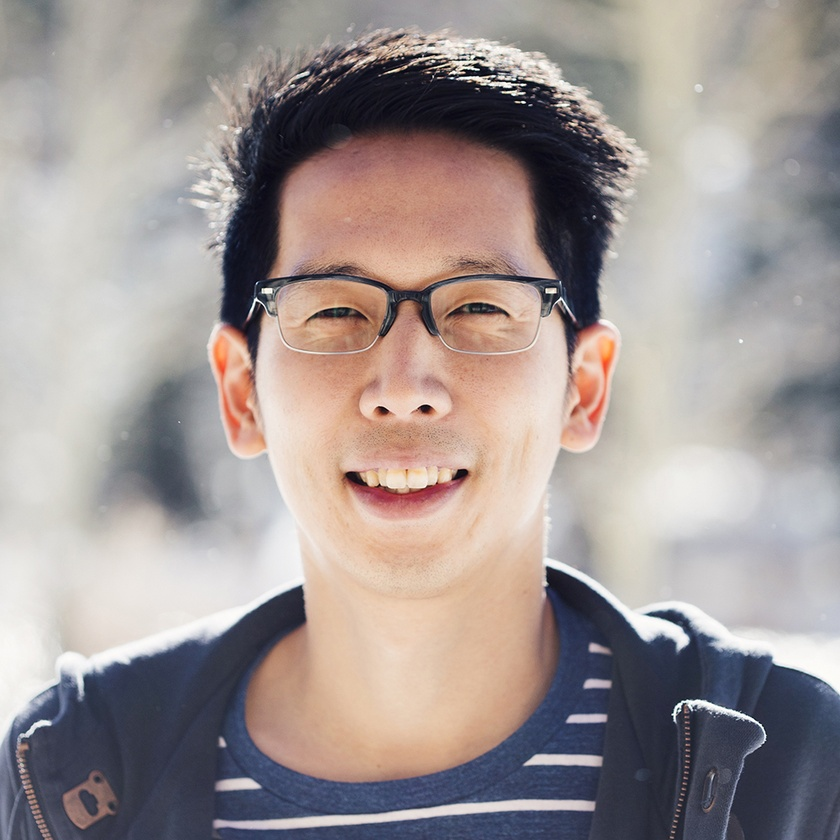
#> input picture sample_images/anthonylee.jpg, 840 x 840 px, shrunk from 1000 x 1000 before the run
$ jupyter execute 'ORB in Open CV.ipynb'   (shell and % lines are left out)   (Python 2 division)
#> lines starting #> are read from the running program, lines starting #| are printed output that depends on the picture
[cell 1]
import numpy as np
import cv2
from matplotlib import pyplot as plt

[cell 2]
img = cv2.imread('../sample_images/anthonylee.jpg', 0)
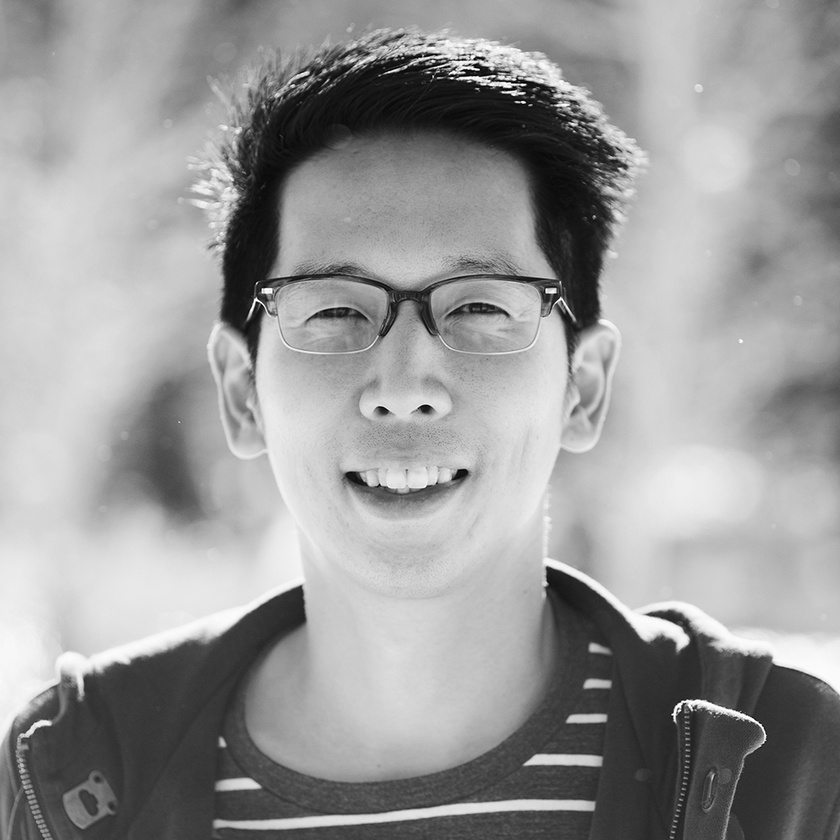
#> img: shape (840, 840); min 0, max 255, mean 152.6
print img
#> (printed output is left out)

[cell 3]
# Initial ORB detector
orb = cv2.ORB_create()

[cell 4]
# find the keypoints with ORB
kp = orb.detect(img,None)
#> kp = 500 keypoints; strongest (x, y, size): (256, 299, 31), (257, 303, 31), (476, 57, 31), (560, 298, 31)

[cell 5]
# compute the descriptors with ORB
kp, des = orb.compute(img, kp)

[cell 6]
# draw only keypoints location, not size and orientation
img2 = cv2.drawKeypoints(img, kp, None, color=(0,255,0), flags=0)
